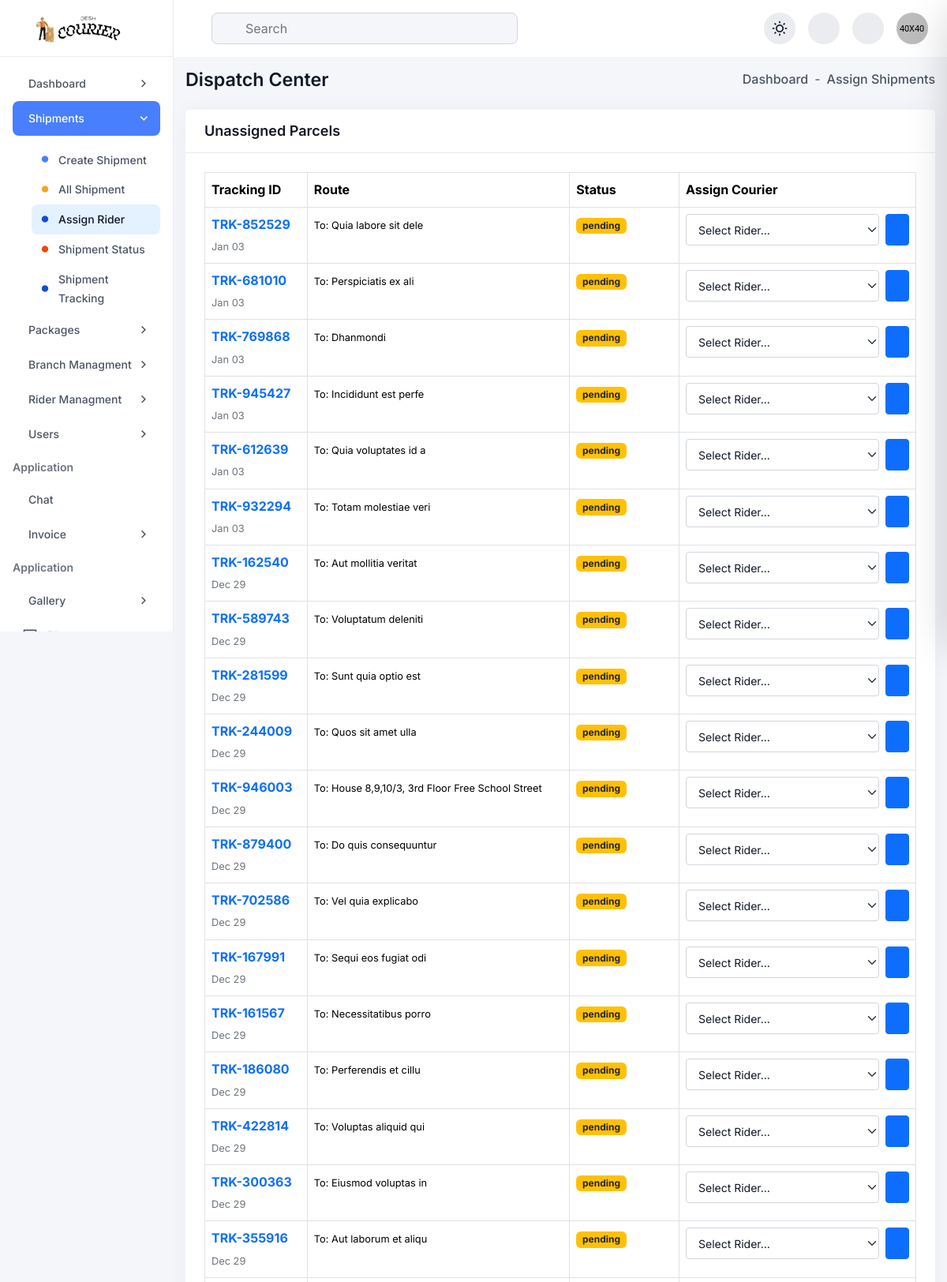
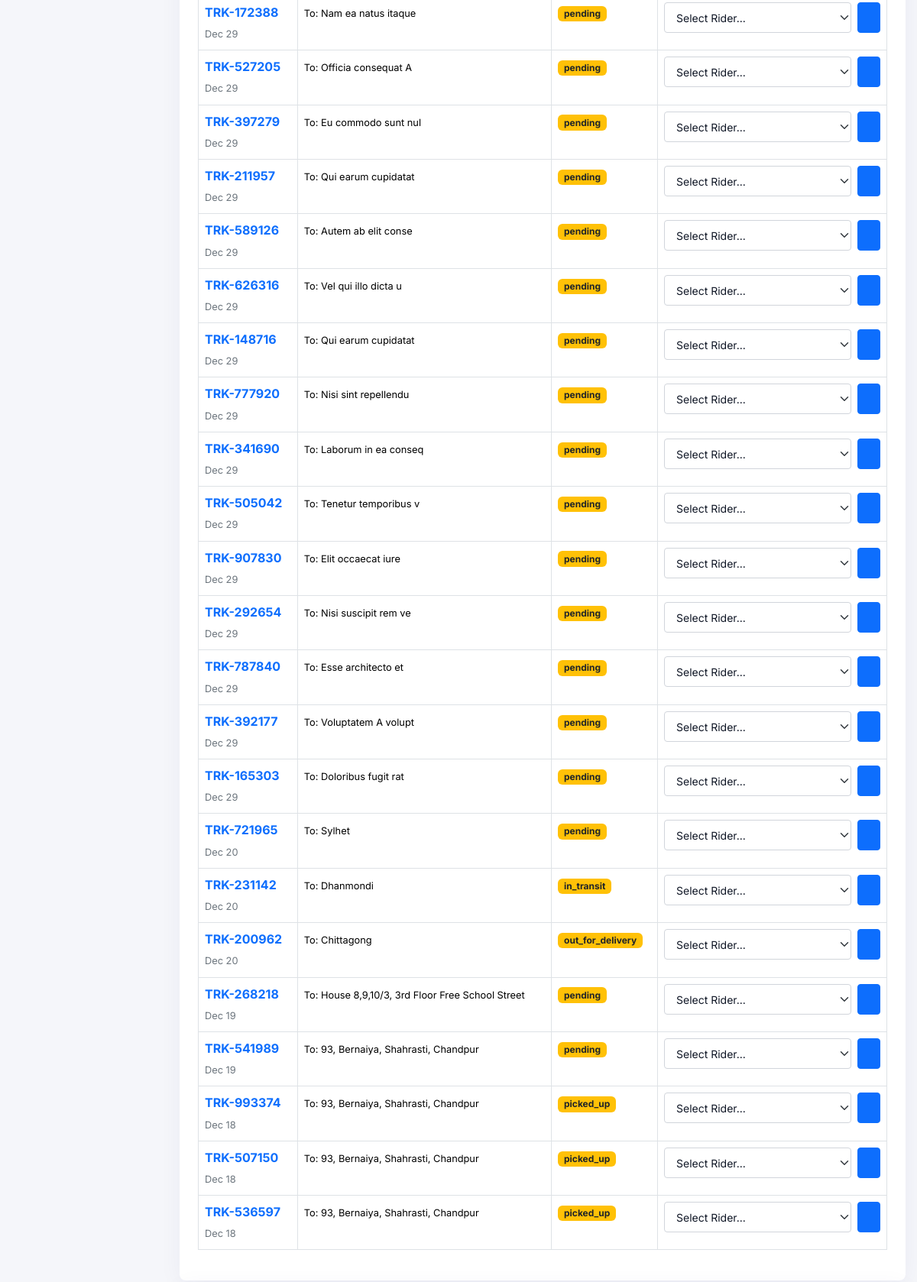
/admin/assign-rider.php (signed in, upper part), run on the app's committed database (2 pictures, top to bottom).
### tables this page shows
CREATE TABLE `parcels` (
  `parcel_id` int(11) NOT NULL,
  `tracking_number` varchar(50) NOT NULL,
  `parcel_type` enum('Parcel','Document') DEFAULT 'Parcel',
  `sender_name` varchar(100) NOT NULL,
  `sender_phone` varchar(20) NOT NULL,
  `sender_address` text NOT NULL,
  `receiver_name` varchar(100) NOT NULL,
  `receiver_phone` varchar(20) NOT NULL,
  `receiver_address` text NOT NULL,
  `weight_kg` decimal(5,2) DEFAULT NULL,
  `delivery_type` enum('standard','express','same_day') DEFAULT 'standard',
  `price` decimal(10,2) NOT NULL,
  `payment_method` varchar(50) DEFAULT 'Cash (Receiver)',
  `current_status` enum('pending','picked_up','in_transit','out_for_delivery','delivered','returned','cancelled') DEFAULT 'pending',
  `assigned_courier_id` int(11) DEFAULT NULL,
  `branch_id` int(11) DEFAULT NULL,
  `created_at` timestamp NOT NULL DEFAULT current_timestamp(),
  `updated_at` timestamp NOT NULL DEFAULT current_timestamp() ON UPDATE current_timestamp(),
  `payment_status` varchar(20) DEFAULT 'Unpaid'
);

### admin/assign-rider.php (the view, shortened to what this page needs)
<?php
require 'db.php';
try {
    $sqlParcels = "SELECT p.*, b.branch_name
                   FROM parcels p
                   LEFT JOIN branches b ON p.branch_id = b.branch_id
                   WHERE p.assigned_courier_id IS NULL
                   AND p.current_status != 'delivered'
                   ORDER BY p.created_at DESC";
    $stmt = $pdo->query($sqlParcels);
    $unassigned_parcels = $stmt->fetchAll(PDO::FETCH_ASSOC);
} catch (Exception $e) {
    $unassigned_parcels = [];
}
?>
<?php include "inc/header.php"?>
<div class="dashboard-main-body">
    <div class="d-flex flex-wrap align-items-center justify-content-between gap-3 mb-24">
        <h6 class="fw-semibold mb-0">Dispatch Center</h6>
        <ul class="d-flex align-items-center gap-2">
            <li class="fw-medium"><a href="index.html" class="hover-text-primary">Dashboard</a></li>
            <li>-</li>
            <li class="fw-medium">Assign Shipments</li>
        </ul>
    </div>
    <div class="card h-100 p-0 radius-12 mb-4">
        <div class="card-header border-bottom bg-base py-16 px-24">
            <h6 class="text-lg fw-semibold mb-0">Unassigned Parcels</h6>
        </div>
        <div class="card-body p-24">
            <div class="table-responsive scroll-sm">
                <table class="table table-bordered table-hover align-middle">
                    <thead class="bg-light">
                        <tr>
                            <th>Tracking ID</th>
                            <th>Route</th>
                            <th>Status</th>
                            <th style="width: 300px;">Assign Courier</th>
                        </tr>
                    </thead>
                    <tbody>
                        <?php if (count($unassigned_parcels) > 0): ?>
                            <?php foreach ($unassigned_parcels as $parcel): ?>
                                <tr>
                                    <td>
                                        <span class="fw-bold text-primary"><?= htmlspecialchars($parcel['tracking_number']) ?></span><br>
                                        <small class="text-secondary"><?= date('M d', strtotime($parcel['created_at'])) ?></small>
                                    </td>
                                    <td>
                                        <small>To: <?= htmlspecialchars($parcel['receiver_address']) ?></small>
                                    </td>
                                    <td><span class="badge bg-warning text-dark"><?= $parcel['current_status'] ?></span></td>
                                    <td>
                                        <form method="POST" class="d-flex gap-2">
                                            <select name="courier_id" class="form-select form-select-sm" required>
                                                <option value="" selected disabled>Select Rider...</option>
                                            </select>
                                            <button type="submit" name="assign_courier" class="btn btn-primary btn-sm">
                                            </button>
                                        </form>
                                    </td>
                                </tr>
                            <?php endforeach; ?>
                        <?php else: ?>
                            <tr><td colspan="4" class="text-center">No unassigned parcels found.</td></tr>
                        <?php endif; ?>
                    </tbody>
                </table>
            </div>
        </div>
    </div>
</div>
<?php include "inc/footer.php" ?>

### data on the page
parcels: tracking_number "TRK-852529", created_at "Jan 03", receiver_address "Quia labore sit dele", current_status "pending"
parcels: tracking_number "TRK-681010", created_at "Jan 03", receiver_address "Perspiciatis ex ali", current_status "pending"
parcels: tracking_number "TRK-769868", created_at "Jan 03", receiver_address "Dhanmondi", current_status "pending"
parcels: tracking_number "TRK-945427", created_at "Jan 03", receiver_address "Incididunt est perfe", current_status "pending"
parcels: tracking_number "TRK-612639", created_at "Jan 03", receiver_address "Quia voluptates id a", current_status "pending"
parcels: tracking_number "TRK-932294", created_at "Jan 03", receiver_address "Totam molestiae veri", current_status "pending"
parcels: tracking_number "TRK-162540", created_at "Dec 29", receiver_address "Aut mollitia veritat", current_status "pending"
parcels: tracking_number "TRK-589743", created_at "Dec 29", receiver_address "Voluptatum deleniti", current_status "pending"
parcels: tracking_number "TRK-281599", created_at "Dec 29", receiver_address "Sunt quia optio est", current_status "pending"
parcels: tracking_number "TRK-244009", created_at "Dec 29", receiver_address "Quos sit amet ulla", current_status "pending"
parcels: tracking_number "TRK-946003", created_at "Dec 29", receiver_address "House 8,9,10/3, 3rd Floor Free School Street", current_status "pending"
parcels: tracking_number "TRK-879400", created_at "Dec 29", receiver_address "Do quis consequuntur", current_status "pending"
parcels: tracking_number "TRK-702586", created_at "Dec 29", receiver_address "Vel quia explicabo", current_status "pending"
parcels: tracking_number "TRK-167991", created_at "Dec 29", receiver_address "Sequi eos fugiat odi", current_status "pending"
parcels: tracking_number "TRK-161567", created_at "Dec 29", receiver_address "Necessitatibus porro", current_status "pending"
parcels: tracking_number "TRK-186080", created_at "Dec 29", receiver_address "Perferendis et cillu", current_status "pending"
parcels: tracking_number "TRK-422814", created_at "Dec 29", receiver_address "Voluptas aliquid qui", current_status "pending"
parcels: tracking_number "TRK-300363", created_at "Dec 29", receiver_address "Eiusmod voluptas in", current_status "pending"
parcels: tracking_number "TRK-355916", created_at "Dec 29", receiver_address "Aut laborum et aliqu", current_status "pending"
parcels: tracking_number "TRK-172388", created_at "Dec 29", receiver_address "Nam ea natus itaque", current_status "pending"
parcels: tracking_number "TRK-527205", created_at "Dec 29", receiver_address "Officia consequat A", current_status "pending"
parcels: tracking_number "TRK-397279", created_at "Dec 29", receiver_address "Eu commodo sunt nul", current_status "pending"
parcels: tracking_number "TRK-211957", created_at "Dec 29", receiver_address "Qui earum cupidatat", current_status "pending"
parcels: tracking_number "TRK-589126", created_at "Dec 29", receiver_address "Autem ab elit conse", current_status "pending"
parcels: tracking_number "TRK-626316", created_at "Dec 29", receiver_address "Vel qui illo dicta u", current_status "pending"
parcels: tracking_number "TRK-148716", created_at "Dec 29", receiver_address "Qui earum cupidatat", current_status "pending"
parcels: tracking_number "TRK-777920", created_at "Dec 29", receiver_address "Nisi sint repellendu", current_status "pending"
parcels: tracking_number "TRK-341690", created_at "Dec 29", receiver_address "Laborum in ea conseq", current_status "pending"
parcels: tracking_number "TRK-505042", created_at "Dec 29", receiver_address "Tenetur temporibus v", current_status "pending"
parcels: tracking_number "TRK-907830", created_at "Dec 29", receiver_address "Elit occaecat iure", current_status "pending"
parcels: tracking_number "TRK-292654", created_at "Dec 29", receiver_address "Nisi suscipit rem ve", current_status "pending"
parcels: tracking_number "TRK-787840", created_at "Dec 29", receiver_address "Esse architecto et", current_status "pending"
parcels: tracking_number "TRK-392177", created_at "Dec 29", receiver_address "Voluptatem A volupt", current_status "pending"
parcels: tracking_number "TRK-165303", created_at "Dec 29", receiver_address "Doloribus fugit rat", current_status "pending"
parcels: tracking_number "TRK-721965", created_at "Dec 20", receiver_address "Sylhet", current_status "pending"
parcels: tracking_number "TRK-231142", created_at "Dec 20", receiver_address "Dhanmondi", current_status "in_transit"
parcels: tracking_number "TRK-200962", created_at "Dec 20", receiver_address "Chittagong", current_status "out_for_delivery"
parcels: tracking_number "TRK-268218", created_at "Dec 19", receiver_address "House 8,9,10/3, 3rd Floor Free School Street", current_status "pending"
parcels: tracking_number "TRK-541989", created_at "Dec 19", receiver_address "93, Bernaiya, Shahrasti, Chandpur", current_status "pending"
parcels: tracking_number "TRK-993374", created_at "Dec 18", receiver_address "93, Bernaiya, Shahrasti, Chandpur", current_status "picked_up"
parcels: tracking_number "TRK-507150", created_at "Dec 18", receiver_address "93, Bernaiya, Shahrasti, Chandpur", current_status "picked_up"
parcels: tracking_number "TRK-536597", created_at "Dec 18", receiver_address "93, Bernaiya, Shahrasti, Chandpur", current_status "picked_up"
